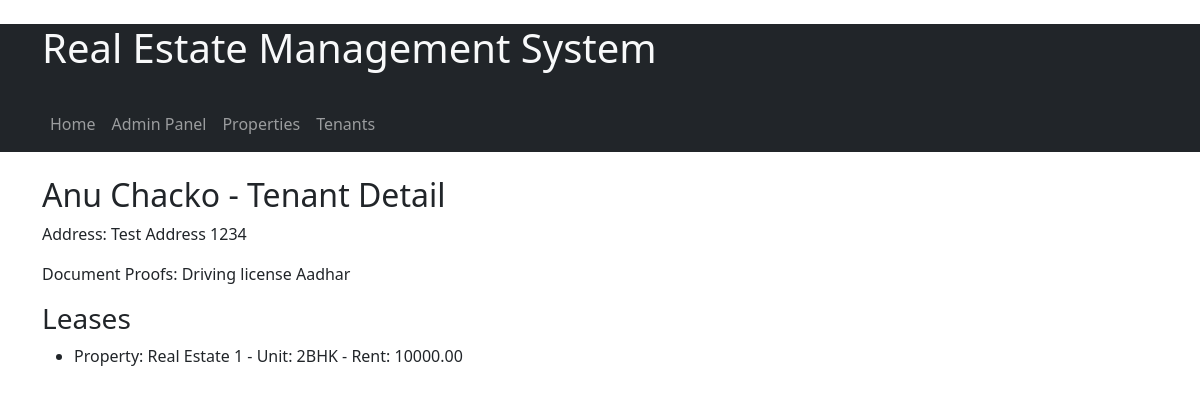
/tenants/2/, run on the app's committed database.
### real_estate/models.py (models this page shows)
class Tenant(models.Model):
    name = models.CharField(max_length=255)
    address = models.TextField()
    document_proofs = models.TextField()

class Lease(models.Model):
    unit = models.ForeignKey(Unit, on_delete=models.CASCADE)
    tenant = models.ForeignKey(Tenant, on_delete=models.CASCADE)
    agreement_end_date = models.DateField()
    monthly_rent_date = models.IntegerField()

class Unit(models.Model):
    property = models.ForeignKey(Property, on_delete=models.CASCADE)
    rent_cost = models.DecimalField(max_digits=10, decimal_places=2)
    bedroom_type = models.CharField(max_length=10, choices=[('1BHK', '1BHK'), ('2BHK', '2BHK'), ('3BHK', '3BHK'), ('4BHK', '4BHK')])

class Property(models.Model):
    class Meta:
        verbose_name_plural = "Properties"
    name = models.CharField(max_length=255)
    address = models.TextField()
    location = models.CharField(max_length=255)
    features = models.TextField()

### real_estate/views.py (the view)
# urls.py: path('tenants/<int:tenant_id>/', views.tenant_detail, name='tenant_detail'),
def tenant_detail(request, tenant_id):
    tenant = Tenant.objects.get(id=tenant_id)
    leases = Lease.objects.filter(tenant=tenant)
    return render(request, 'tenant_detail.html', {'tenant': tenant, 'leases': leases})

### real_estate/templates/tenant_detail.html
{% extends 'base.html' %}
{% block content %}
  <h2>{{ tenant.name }} - Tenant Detail</h2>
  <p>Address: {{ tenant.address }}</p>
  <p>Document Proofs: {{ tenant.document_proofs }}</p>
  <h3>Leases</h3>
  <ul>
    {% for lease in leases %}
      <li>Property: {{ lease.unit.property.name }} - Unit: {{ lease.unit.bedroom_type }} - Rent: {{ lease.unit.rent_cost }}</li>
    {% endfor %}
  </ul>
{% endblock %}

### data on the page
Tenant: name "Anu Chacko", address "Test Address 1234", document_proofs "Driving license Aadhar"
Lease: unit.property.name "Real Estate 1", unit.bedroom_type "2BHK", unit.rent_cost "10000.00"
